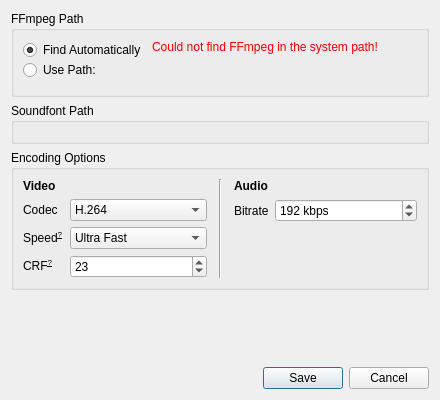
<?xml version="1.0" encoding="UTF-8"?>
<ui version="4.0">
 <class>OptionsDialog</class>
 <widget class="QDialog" name="OptionsDialog">
  <property name="geometry">
   <rect>
    <x>0</x>
    <y>0</y>
    <width>440</width>
    <height>400</height>
   </rect>
  </property>
  <property name="minimumSize">
   <size>
    <width>440</width>
    <height>400</height>
   </size>
  </property>
  <property name="maximumSize">
   <size>
    <width>440</width>
    <height>400</height>
   </size>
  </property>
  <property name="windowTitle">
   <string>Dialog</string>
  </property>
  <layout class="QVBoxLayout" name="verticalLayout">
   <item>
    <widget class="QGroupBox" name="groupBox_2">
     <property name="sizePolicy">
      <sizepolicy hsizetype="Preferred" vsizetype="Fixed">
       <horstretch>0</horstretch>
       <verstretch>0</verstretch>
      </sizepolicy>
     </property>
     <property name="title">
      <string>FFmpeg Path</string>
     </property>
     <layout class="QGridLayout" name="gridLayout">
      <property name="verticalSpacing">
       <number>0</number>
      </property>
      <item row="0" column="0" alignment="Qt::AlignmentFlag::AlignLeft">
       <widget class="QRadioButton" name="rbFfAuto">
        <property name="text">
         <string>Find Automatically</string>
        </property>
        <property name="checked">
         <bool>true</bool>
        </property>
        <attribute name="buttonGroup">
         <string notr="true">bgpSoundfontPath</string>
        </attribute>
       </widget>
      </item>
      <item row="0" column="2" rowspan="2" alignment="Qt::AlignmentFlag::AlignTop">
       <widget class="QLabel" name="lbFfmpegFound">
        <property name="styleSheet">
         <string notr="true">QLabel {
	color: #00cc00;
}</string>
        </property>
        <property name="alignment">
         <set>Qt::AlignmentFlag::AlignLeading|Qt::AlignmentFlag::AlignLeft|Qt::AlignmentFlag::AlignTop</set>
        </property>
        <property name="wordWrap">
         <bool>true</bool>
        </property>
       </widget>
      </item>
      <item row="2" column="0" colspan="3">
       <widget class="controls::PathChooser" name="pcFfmpegPath" native="true">
        <property name="enabled">
         <bool>false</bool>
        </property>
        <property name="minimumSize">
         <size>
          <width>0</width>
          <height>5</height>
         </size>
        </property>
        <property name="focusPolicy">
         <enum>Qt::FocusPolicy::TabFocus</enum>
        </property>
       </widget>
      </item>
      <item row="1" column="0">
       <widget class="QRadioButton" name="rbFfManual">
        <property name="text">
         <string>Use Path:</string>
        </property>
        <attribute name="buttonGroup">
         <string notr="true">bgpSoundfontPath</string>
        </attribute>
       </widget>
      </item>
      <item row="0" column="1" rowspan="2">
       <widget class="QLabel" name="lbFfmpegNotFound">
        <property name="styleSheet">
         <string notr="true">QLabel {
color: red;
}</string>
        </property>
        <property name="text">
         <string>Could not find FFmpeg in the system path!</string>
        </property>
        <property name="alignment">
         <set>Qt::AlignmentFlag::AlignLeading|Qt::AlignmentFlag::AlignLeft|Qt::AlignmentFlag::AlignTop</set>
        </property>
       </widget>
      </item>
     </layout>
    </widget>
   </item>
   <item>
    <widget class="QGroupBox" name="groupBox_3">
     <property name="title">
      <string>Soundfont Path</string>
     </property>
     <layout class="QVBoxLayout" name="verticalLayout_2">
      <item>
       <widget class="controls::PathChooser" name="pcSoundfontPath" native="true">
        <property name="focusPolicy">
         <enum>Qt::FocusPolicy::TabFocus</enum>
        </property>
        <property name="filter" stdset="0">
         <string>Soundfonts (*.sf2 *.sfz)</string>
        </property>
       </widget>
      </item>
     </layout>
    </widget>
   </item>
   <item>
    <widget class="QGroupBox" name="groupBox">
     <property name="title">
      <string>Encoding Options</string>
     </property>
     <layout class="QGridLayout" name="gridLayout_2" columnstretch="1,0,1">
      <property name="horizontalSpacing">
       <number>12</number>
      </property>
      <item row="1" column="0">
       <widget class="QWidget" name="widget" native="true">
        <layout class="QFormLayout" name="formLayout">
         <property name="leftMargin">
          <number>0</number>
         </property>
         <property name="topMargin">
          <number>0</number>
         </property>
         <property name="rightMargin">
          <number>0</number>
         </property>
         <property name="bottomMargin">
          <number>0</number>
         </property>
         <item row="0" column="0">
          <widget class="QLabel" name="label_2">
           <property name="text">
            <string>Codec</string>
           </property>
          </widget>
         </item>
         <item row="0" column="1">
          <widget class="QComboBox" name="cmbVideoCodec">
           <item>
            <property name="text">
             <string>H.264</string>
            </property>
           </item>
           <item>
            <property name="text">
             <string>H.265 (HEVC)</string>
            </property>
           </item>
          </widget>
         </item>
         <item row="1" column="0">
          <widget class="QLabel" name="label_4">
           <property name="toolTip">
            <string>&lt;html&gt;&lt;head/&gt;&lt;body&gt;&lt;p&gt;Encoding speed (aka the ffmpeg &amp;quot;-preset&amp;quot; flag). Faster speeds generally correlate with less efficient encoding/larger file sizes.&lt;/p&gt;&lt;/body&gt;&lt;/html&gt;</string>
           </property>
           <property name="text">
            <string>&lt;html&gt;&lt;head/&gt;&lt;body&gt;&lt;p&gt;Speed&lt;span style=&quot; text-decoration: underline; vertical-align:super;&quot;&gt;?&lt;/span&gt;&lt;/p&gt;&lt;/body&gt;&lt;/html&gt;</string>
           </property>
          </widget>
         </item>
         <item row="1" column="1">
          <widget class="QComboBox" name="cmbEncodeSpeed">
           <property name="currentIndex">
            <number>0</number>
           </property>
           <item>
            <property name="text">
             <string>Ultra Fast</string>
            </property>
           </item>
           <item>
            <property name="text">
             <string>Super Fast</string>
            </property>
           </item>
           <item>
            <property name="text">
             <string>Very Fast</string>
            </property>
           </item>
           <item>
            <property name="text">
             <string>Faster</string>
            </property>
           </item>
           <item>
            <property name="text">
             <string>Fast</string>
            </property>
           </item>
           <item>
            <property name="text">
             <string>Medium</string>
            </property>
           </item>
           <item>
            <property name="text">
             <string>Slow</string>
            </property>
           </item>
           <item>
            <property name="text">
             <string>Slower</string>
            </property>
           </item>
           <item>
            <property name="text">
             <string>Very Slow</string>
            </property>
           </item>
          </widget>
         </item>
         <item row="2" column="0">
          <widget class="QLabel" name="label_3">
           <property name="toolTip">
            <string>&lt;html&gt;&lt;head/&gt;&lt;body&gt;&lt;p&gt;Short for &amp;quot;constant rate factor.&amp;quot; Lower values result in higher video quality but larger file sizes. Should generally be set between 17 and 32ish. The default value is 23 for H.264 and 28 for H.265.&lt;/p&gt;&lt;/body&gt;&lt;/html&gt;</string>
           </property>
           <property name="text">
            <string>&lt;html&gt;&lt;head/&gt;&lt;body&gt;&lt;p&gt;CRF&lt;span style=&quot; text-decoration: underline; vertical-align:super;&quot;&gt;?&lt;/span&gt;&lt;/p&gt;&lt;/body&gt;&lt;/html&gt;</string>
           </property>
           <property name="textFormat">
            <enum>Qt::TextFormat::RichText</enum>
           </property>
          </widget>
         </item>
         <item row="2" column="1">
          <widget class="QSpinBox" name="sbCrf">
           <property name="maximum">
            <number>51</number>
           </property>
           <property name="value">
            <number>23</number>
           </property>
          </widget>
         </item>
        </layout>
       </widget>
      </item>
      <item row="0" column="0">
       <widget class="QLabel" name="label_6">
        <property name="text">
         <string>&lt;b&gt;Video&lt;/b&gt;</string>
        </property>
       </widget>
      </item>
      <item row="0" column="2">
       <widget class="QLabel" name="label_7">
        <property name="text">
         <string>&lt;b&gt;Audio&lt;/b&gt;</string>
        </property>
       </widget>
      </item>
      <item row="1" column="2">
       <widget class="QWidget" name="widget_2" native="true">
        <layout class="QFormLayout" name="formLayout_2">
         <property name="leftMargin">
          <number>0</number>
         </property>
         <property name="topMargin">
          <number>0</number>
         </property>
         <property name="rightMargin">
          <number>0</number>
         </property>
         <property name="bottomMargin">
          <number>0</number>
         </property>
         <item row="0" column="0">
          <widget class="QLabel" name="label_5">
           <property name="text">
            <string>Bitrate</string>
           </property>
          </widget>
         </item>
         <item row="0" column="1">
          <widget class="QSpinBox" name="sbAudioBitrate">
           <property name="suffix">
            <string> kbps</string>
           </property>
           <property name="minimum">
            <number>128</number>
           </property>
           <property name="maximum">
            <number>256</number>
           </property>
           <property name="value">
            <number>192</number>
           </property>
          </widget>
         </item>
        </layout>
       </widget>
      </item>
      <item row="0" column="1" rowspan="2">
       <widget class="Line" name="line">
        <property name="orientation">
         <enum>Qt::Orientation::Vertical</enum>
        </property>
       </widget>
      </item>
     </layout>
    </widget>
   </item>
   <item>
    <spacer name="verticalSpacer">
     <property name="orientation">
      <enum>Qt::Orientation::Vertical</enum>
     </property>
     <property name="sizeHint" stdset="0">
      <size>
       <width>20</width>
       <height>40</height>
      </size>
     </property>
    </spacer>
   </item>
   <item>
    <widget class="QDialogButtonBox" name="buttonBox">
     <property name="orientation">
      <enum>Qt::Orientation::Horizontal</enum>
     </property>
     <property name="standardButtons">
      <set>QDialogButtonBox::StandardButton::Cancel|QDialogButtonBox::StandardButton::Save</set>
     </property>
    </widget>
   </item>
  </layout>
 </widget>
 <customwidgets>
  <customwidget>
   <class>controls::PathChooser</class>
   <extends>QWidget</extends>
   <header>src/controls/pathchooser.h</header>
   <container>1</container>
   <slots>
    <signal>path_changed(QString)</signal>
    <slot>open_file_chooser()</slot>
   </slots>
  </customwidget>
 </customwidgets>
 <tabstops>
  <tabstop>rbFfAuto</tabstop>
  <tabstop>rbFfManual</tabstop>
  <tabstop>pcFfmpegPath</tabstop>
 </tabstops>
 <resources/>
 <connections>
  <connection>
   <sender>buttonBox</sender>
   <signal>accepted()</signal>
   <receiver>OptionsDialog</receiver>
   <slot>accept()</slot>
   <hints>
    <hint type="sourcelabel">
     <x>266</x>
     <y>390</y>
    </hint>
    <hint type="destinationlabel">
     <x>157</x>
     <y>274</y>
    </hint>
   </hints>
  </connection>
  <connection>
   <sender>buttonBox</sender>
   <signal>rejected()</signal>
   <receiver>OptionsDialog</receiver>
   <slot>reject()</slot>
   <hints>
    <hint type="sourcelabel">
     <x>334</x>
     <y>390</y>
    </hint>
    <hint type="destinationlabel">
     <x>286</x>
     <y>274</y>
    </hint>
   </hints>
  </connection>
  <connection>
   <sender>rbFfAuto</sender>
   <signal>toggled(bool)</signal>
   <receiver>OptionsDialog</receiver>
   <slot>enable_ffmpeg_check_timer(bool)</slot>
   <hints>
    <hint type="sourcelabel">
     <x>58</x>
     <y>44</y>
    </hint>
    <hint type="destinationlabel">
     <x>63</x>
     <y>181</y>
    </hint>
   </hints>
  </connection>
  <connection>
   <sender>rbFfManual</sender>
   <signal>toggled(bool)</signal>
   <receiver>pcFfmpegPath</receiver>
   <slot>setEnabled(bool)</slot>
   <hints>
    <hint type="sourcelabel">
     <x>69</x>
     <y>71</y>
    </hint>
    <hint type="destinationlabel">
     <x>80</x>
     <y>85</y>
    </hint>
   </hints>
  </connection>
  <connection>
   <sender>cmbVideoCodec</sender>
   <signal>currentIndexChanged(int)</signal>
   <receiver>OptionsDialog</receiver>
   <slot>reset_crf_to_default()</slot>
   <hints>
    <hint type="sourcelabel">
     <x>134</x>
     <y>233</y>
    </hint>
    <hint type="destinationlabel">
     <x>219</x>
     <y>199</y>
    </hint>
   </hints>
  </connection>
 </connections>
 <slots>
  <slot>enable_ffmpeg_check_timer(bool)</slot>
  <slot>reset_crf_to_default()</slot>
 </slots>
 <buttongroups>
  <buttongroup name="bgpSoundfontPath"/>
 </buttongroups>
</ui>
